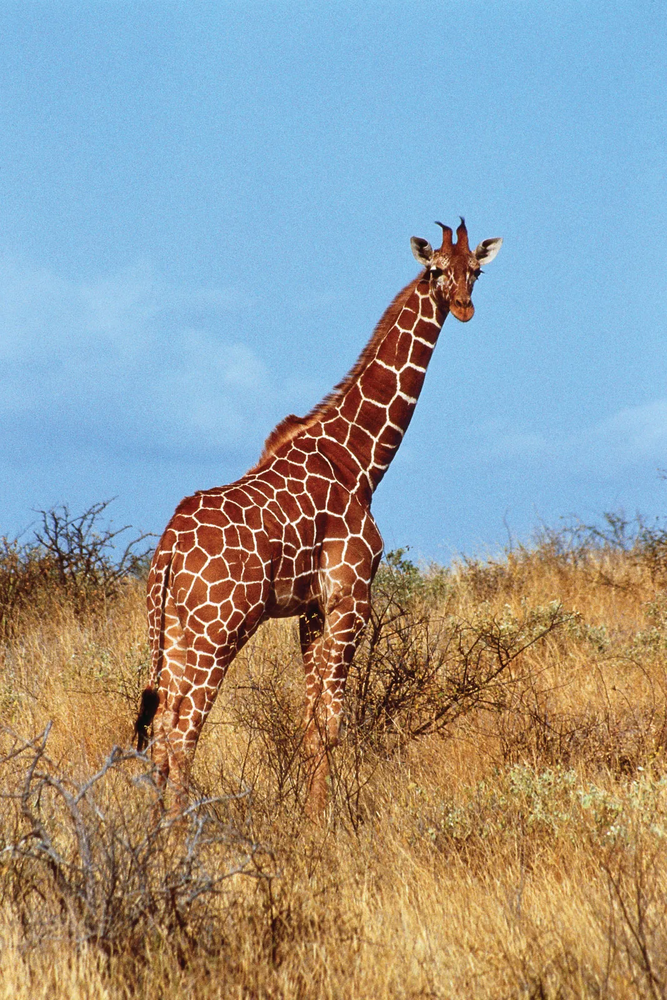
#> input picture 04_blure_images_and_edges_dection/inpute_image/giraffe-Kenya.png, 667 x 1000 px, shrunk from 1067 x 1600 before the run, found by its file name
$ jupyter execute blure.ipynb
#> lines starting #> are read from the running program, lines starting #| are printed output that depends on the picture
[cell 1]
#import the necessary packages
import cv2
import matplotlib.pyplot as plt
import numpy as np

#read the image
image = cv2.imread("giraffe-Kenya.png")
#> image is the input picture: shape (1000, 667, 3); mean B, G, R 152, 154.5, 150.9

image_rgb = cv2.cvtColor(image, cv2.COLOR_BGR2RGB)

image_grey = cv2.cvtColor(image, cv2.COLOR_BGR2GRAY)
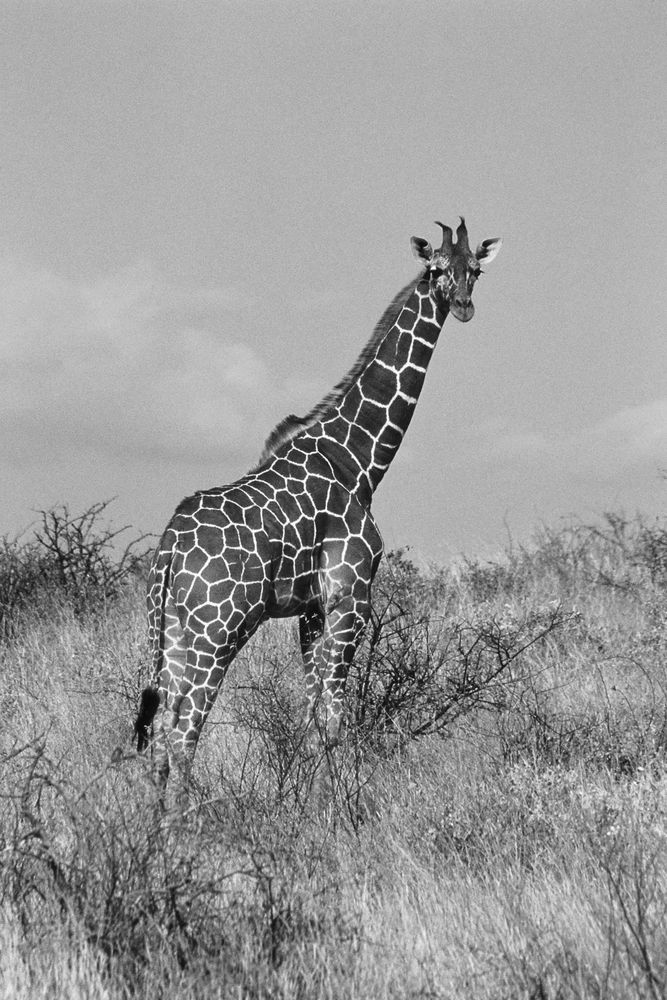
#> image_grey: shape (1000, 667); min 8, max 255, mean 153.2

[cell 2]
# applying the  avg blur
kernel_s = 10

avergae_blur = cv2.blur(image_grey, (kernel_s, kernel_s))
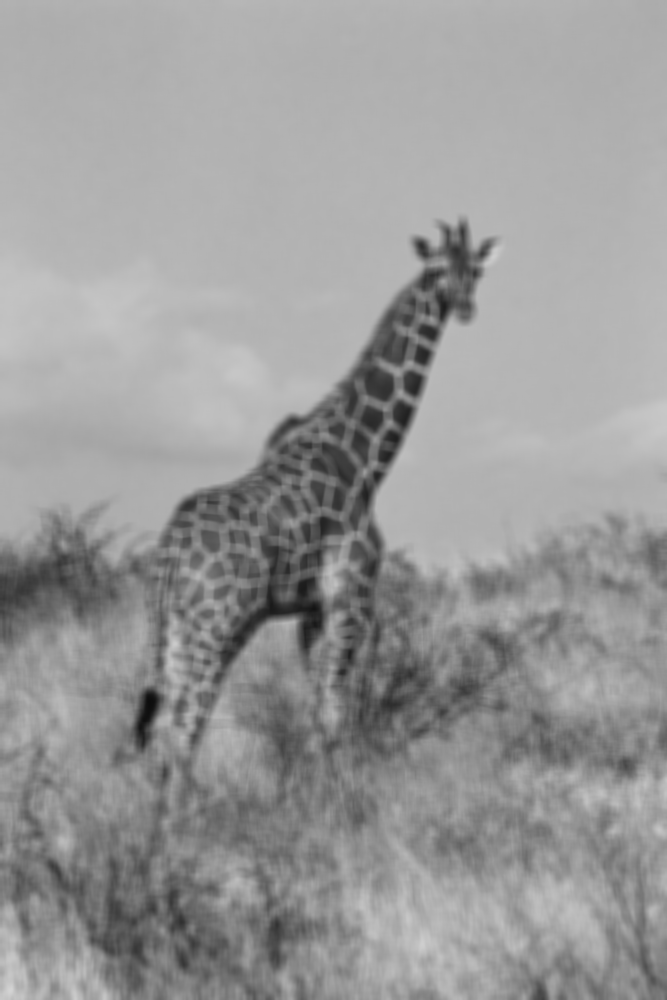
#> avergae_blur: shape (1000, 667); min 13, max 212, mean 153.2

plt.imshow(avergae_blur, cmap='grey')

[cell 3]
#applying the gussian blur
kernel_s = 31

guassian_blur = cv2.GaussianBlur(image_grey, (kernel_s, kernel_s), 0)

plt.imshow(guassian_blur, cmap='grey')

[cell 4]
# applying the median blur
median_blur = cv2.medianBlur(image_grey, 11)
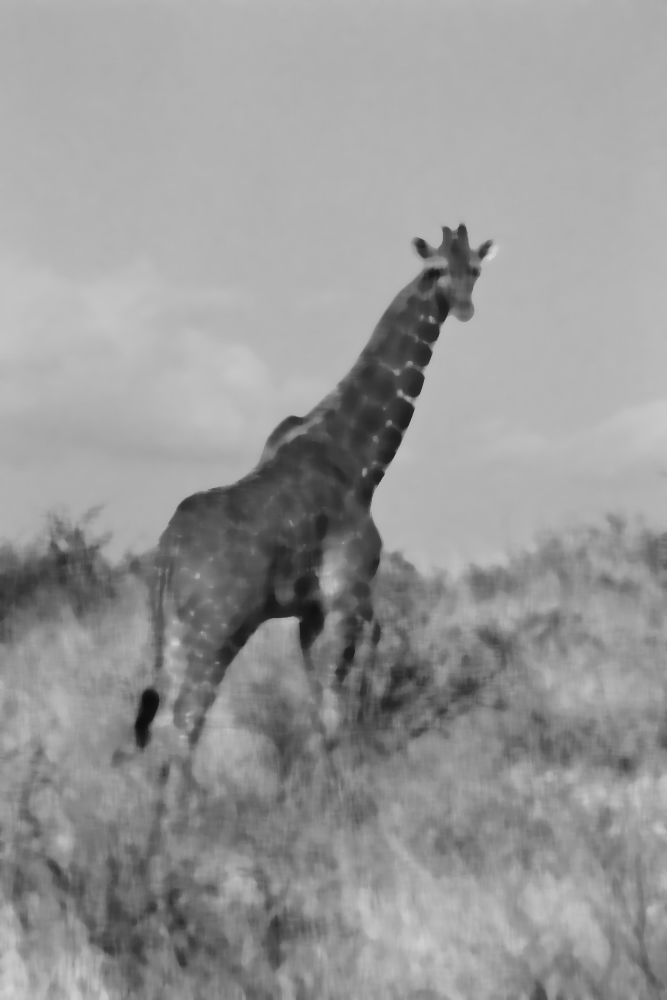
#> median_blur: shape (1000, 667); min 13, max 214, mean 151.7

plt.imshow(guassian_blur, cmap='grey')

[cell 5]
# capmaring the blurs
plt.figure(figsize=(14, 12))

plt.subplot(2,2,1)
plt.title("original greyscale")
plt.imshow(image_grey, cmap='grey')
plt.axis('off')

plt.subplot(2,2,2)
plt.title("Average Blur")
plt.imshow(avergae_blur, cmap='grey')
plt.axis('off')

plt.subplot(2,2,3)
plt.title("Guassian Blur")
plt.imshow(guassian_blur, cmap='grey')
plt.axis('off')

plt.subplot(2,2,4)
plt.title("Median Blur")
plt.imshow(median_blur, cmap='grey')
plt.axis('off')
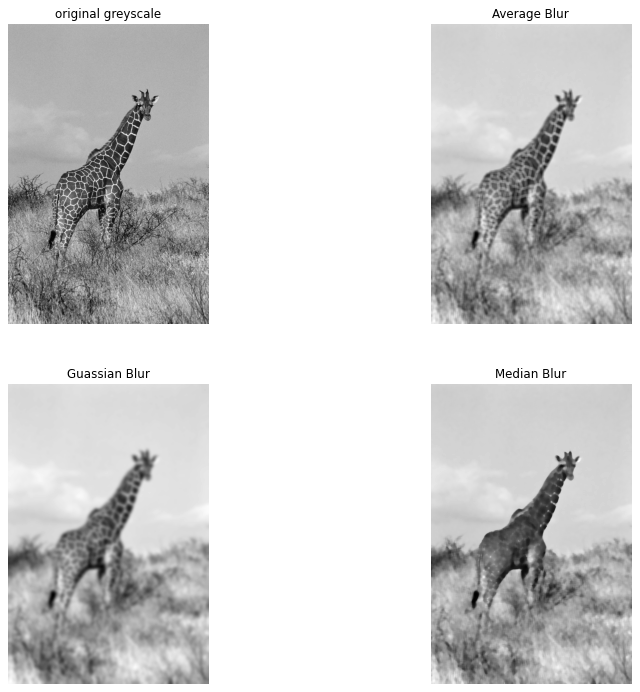
#> figure drawn by matplotlib, 4 panels
